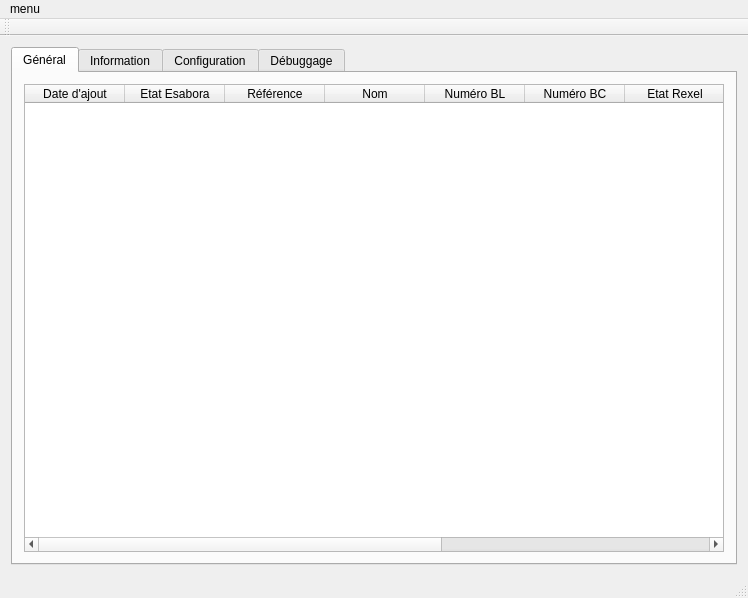
<?xml version="1.0" encoding="UTF-8"?>
<ui version="4.0">
 <class>Principal</class>
 <widget class="QMainWindow" name="Principal">
  <property name="geometry">
   <rect>
    <x>0</x>
    <y>0</y>
    <width>748</width>
    <height>598</height>
   </rect>
  </property>
  <property name="windowTitle">
   <string>AutoBL pour Esabora.elec</string>
  </property>
  <property name="windowIcon">
   <iconset resource="ressources.qrc">
    <normaloff>:/icone/Doc.png</normaloff>:/icone/Doc.png</iconset>
  </property>
  <widget class="QWidget" name="centralWidget">
   <layout class="QGridLayout" name="gridLayout_4">
    <item row="1" column="0">
     <widget class="QTabWidget" name="tabWidget">
      <property name="currentIndex">
       <number>0</number>
      </property>
      <property name="elideMode">
       <enum>Qt::ElideNone</enum>
      </property>
      <widget class="QWidget" name="tab">
       <attribute name="title">
        <string>Général</string>
       </attribute>
       <layout class="QGridLayout" name="gridLayout_5">
        <item row="0" column="0" colspan="2">
         <widget class="QTableWidget" name="tNomFichier">
          <column>
           <property name="text">
            <string>Date d'ajout</string>
           </property>
           <property name="toolTip">
            <string>&lt;html&gt;&lt;head/&gt;&lt;body&gt;&lt;p&gt;Date de la commande passée.&lt;/p&gt;&lt;/body&gt;&lt;/html&gt;</string>
           </property>
          </column>
          <column>
           <property name="text">
            <string>Etat Esabora</string>
           </property>
           <property name="toolTip">
            <string>&lt;html&gt;&lt;head/&gt;&lt;body&gt;&lt;p&gt;Etat possible :&lt;/p&gt;&lt;p&gt;-non : bon de commande non téléchargé&lt;/p&gt;&lt;p&gt;-Télécharger : bon de commande téléchargé&lt;/p&gt;&lt;p&gt;-Ajouté : bon de commande créé sur Esabora&lt;/p&gt;&lt;p&gt;-Ok : bon de commande validé sur Esabora&lt;/p&gt;&lt;p&gt;-Erreur : Erreur dans l'ajout du bon de commande&lt;/p&gt;&lt;/body&gt;&lt;/html&gt;</string>
           </property>
          </column>
          <column>
           <property name="text">
            <string>Référence</string>
           </property>
           <property name="toolTip">
            <string>&lt;html&gt;&lt;head/&gt;&lt;body&gt;&lt;p&gt;Numéro de chantier Esabora.&lt;/p&gt;&lt;p&gt;Si Erreur vérifier et modifier le numéro.&lt;/p&gt;&lt;/body&gt;&lt;/html&gt;</string>
           </property>
          </column>
          <column>
           <property name="text">
            <string>Nom</string>
           </property>
           <property name="toolTip">
            <string>&lt;html&gt;&lt;head/&gt;&lt;body&gt;&lt;p&gt;Nom du chantier&lt;/p&gt;&lt;/body&gt;&lt;/html&gt;</string>
           </property>
          </column>
          <column>
           <property name="text">
            <string>Numéro BL</string>
           </property>
           <property name="toolTip">
            <string>&lt;html&gt;&lt;head/&gt;&lt;body&gt;&lt;p&gt;numéro du/des bons de livraisons&lt;/p&gt;&lt;/body&gt;&lt;/html&gt;</string>
           </property>
          </column>
          <column>
           <property name="text">
            <string>Numéro BC</string>
           </property>
           <property name="toolTip">
            <string>&lt;html&gt;&lt;head/&gt;&lt;body&gt;&lt;p&gt;Numéro du bon de commande Rexel&lt;/p&gt;&lt;p&gt;Double cliquer sur une référence pour afficher la commande&lt;/p&gt;&lt;/body&gt;&lt;/html&gt;</string>
           </property>
          </column>
          <column>
           <property name="text">
            <string>Etat Rexel</string>
           </property>
           <property name="toolTip">
            <string>&lt;html&gt;&lt;head/&gt;&lt;body&gt;&lt;p&gt;Etat de la commande Rexel :&lt;/p&gt;&lt;p&gt;-En cours : Commande incomplète&lt;/p&gt;&lt;p&gt;-Fermée : Commande livrée&lt;/p&gt;&lt;/body&gt;&lt;/html&gt;</string>
           </property>
          </column>
          <column>
           <property name="text">
            <string>Validation BL</string>
           </property>
           <property name="toolTip">
            <string>&lt;html&gt;&lt;head/&gt;&lt;body&gt;&lt;p&gt;Valider l'ajout de bon de livraison.&lt;/p&gt;&lt;/body&gt;&lt;/html&gt;</string>
           </property>
          </column>
          <column>
           <property name="text">
            <string>Numéro Esab</string>
           </property>
           <property name="toolTip">
            <string>&lt;html&gt;&lt;head/&gt;&lt;body&gt;&lt;p&gt;Numéro du bon de commande sur Esabora&lt;/p&gt;&lt;/body&gt;&lt;/html&gt;</string>
           </property>
          </column>
          <column>
           <property name="text">
            <string>Fournisseur</string>
           </property>
          </column>
         </widget>
        </item>
       </layout>
      </widget>
      <widget class="QWidget" name="info">
       <attribute name="title">
        <string>Information</string>
       </attribute>
       <layout class="QGridLayout" name="gridLayout_3">
        <item row="0" column="2">
         <spacer name="horizontalSpacer_2">
          <property name="orientation">
           <enum>Qt::Horizontal</enum>
          </property>
          <property name="sizeHint" stdset="0">
           <size>
            <width>40</width>
            <height>20</height>
           </size>
          </property>
         </spacer>
        </item>
        <item row="0" column="4">
         <widget class="QPushButton" name="b_Help">
          <property name="inputMethodHints">
           <set>Qt::ImhNone</set>
          </property>
          <property name="text">
           <string/>
          </property>
          <property name="icon">
           <iconset resource="ressources.qrc">
            <normaloff>:/icone/Orb help.png</normaloff>:/icone/Orb help.png</iconset>
          </property>
         </widget>
        </item>
        <item row="1" column="1" rowspan="4" colspan="4">
         <widget class="QListWidget" name="eArgErreurs"/>
        </item>
        <item row="3" column="0">
         <widget class="QGroupBox" name="groupBox_2">
          <property name="title">
           <string>Dernier cycle</string>
          </property>
          <layout class="QFormLayout" name="formLayout_5">
           <item row="0" column="0">
            <widget class="QLabel" name="label_17">
             <property name="text">
              <string>Bons créés</string>
             </property>
            </widget>
           </item>
           <item row="0" column="1">
            <widget class="QLabel" name="lastCycleBCCrees">
             <property name="text">
              <string>0</string>
             </property>
            </widget>
           </item>
           <item row="1" column="0">
            <widget class="QLabel" name="label_18">
             <property name="text">
              <string>Bons validés</string>
             </property>
            </widget>
           </item>
           <item row="1" column="1">
            <widget class="QLabel" name="lastCycleBCValides">
             <property name="text">
              <string>0</string>
             </property>
            </widget>
           </item>
          </layout>
         </widget>
        </item>
        <item row="4" column="0">
         <widget class="QGroupBox" name="groupBox_3">
          <property name="title">
           <string>Total</string>
          </property>
          <layout class="QFormLayout" name="formLayout_6">
           <item row="0" column="0">
            <widget class="QLabel" name="label_19">
             <property name="text">
              <string>Bons ajoutés</string>
             </property>
            </widget>
           </item>
           <item row="0" column="1">
            <widget class="QLabel" name="totalBCCrees">
             <property name="text">
              <string>0</string>
             </property>
            </widget>
           </item>
          </layout>
         </widget>
        </item>
        <item row="1" column="0" rowspan="2">
         <widget class="QGroupBox" name="groupBox">
          <property name="title">
           <string>Général</string>
          </property>
          <layout class="QFormLayout" name="formLayout_4">
           <item row="0" column="0">
            <widget class="QLabel" name="label_4">
             <property name="text">
              <string>Prochain ajout de bons dans :</string>
             </property>
            </widget>
           </item>
           <item row="0" column="1">
            <widget class="QLabel" name="eTimer">
             <property name="text">
              <string>0 Heures 0 Minutes</string>
             </property>
            </widget>
           </item>
           <item row="1" column="0">
            <widget class="QLabel" name="label_15">
             <property name="text">
              <string>Erreurs de procédure</string>
             </property>
            </widget>
           </item>
           <item row="1" column="1">
            <widget class="QLabel" name="e_Erreur2">
             <property name="text">
              <string>0</string>
             </property>
            </widget>
           </item>
           <item row="2" column="0">
            <widget class="QLabel" name="label_21">
             <property name="text">
              <string>Version de l'application</string>
             </property>
            </widget>
           </item>
           <item row="2" column="1">
            <widget class="QLabel" name="versionAPI">
             <property name="text">
              <string>0</string>
             </property>
            </widget>
           </item>
          </layout>
         </widget>
        </item>
        <item row="0" column="3">
         <widget class="QPushButton" name="bEffacer">
          <property name="text">
           <string>Effacer</string>
          </property>
         </widget>
        </item>
       </layout>
      </widget>
      <widget class="QWidget" name="Configuration">
       <attribute name="title">
        <string>Configuration</string>
       </attribute>
       <layout class="QVBoxLayout" name="verticalLayout_3">
        <item>
         <widget class="QTabWidget" name="tabWidget_2">
          <property name="currentIndex">
           <number>0</number>
          </property>
          <widget class="QWidget" name="tab_2">
           <attribute name="title">
            <string>Général</string>
           </attribute>
           <layout class="QGridLayout" name="gridLayout_2">
            <item row="0" column="2">
             <widget class="QLabel" name="label_8">
              <property name="text">
               <string>Liste d'erreurs de procédure</string>
              </property>
             </widget>
            </item>
            <item row="0" column="0">
             <widget class="QCheckBox" name="cDWin">
              <property name="toolTip">
               <string>&lt;html&gt;&lt;head/&gt;&lt;body&gt;&lt;p&gt;Démarrer l'application automatiquement&lt;/p&gt;&lt;/body&gt;&lt;/html&gt;</string>
              </property>
              <property name="text">
               <string>Démarrer avec windows</string>
              </property>
             </widget>
            </item>
            <item row="2" column="0" rowspan="2" colspan="2">
             <layout class="QFormLayout" name="formLayout">
              <item row="1" column="0">
               <widget class="QLabel" name="label_5">
                <property name="text">
                 <string>Mot de passe application</string>
                </property>
               </widget>
              </item>
              <item row="1" column="1">
               <widget class="QLineEdit" name="mDPA">
                <property name="toolTip">
                 <string>&lt;html&gt;&lt;head/&gt;&lt;body&gt;&lt;p&gt;saisir le mot de passe permettant l'accès à la configuration et aux commandes avancées.&lt;/p&gt;&lt;/body&gt;&lt;/html&gt;</string>
                </property>
                <property name="echoMode">
                 <enum>QLineEdit::Password</enum>
                </property>
               </widget>
              </item>
              <item row="2" column="0" colspan="2">
               <widget class="Line" name="line_2">
                <property name="orientation">
                 <enum>Qt::Horizontal</enum>
                </property>
               </widget>
              </item>
              <item row="3" column="0">
               <widget class="QPushButton" name="bLienEsabora">
                <property name="text">
                 <string>Emplacement Esabora</string>
                </property>
               </widget>
              </item>
              <item row="3" column="1">
               <widget class="QLineEdit" name="lienEsabora">
                <property name="toolTip">
                 <string>&lt;html&gt;&lt;head/&gt;&lt;body&gt;&lt;p&gt;Emplacement du &lt;span style=&quot; font-weight:600;&quot;&gt;raccourci &lt;/span&gt;d'Esabora(icone sur le bureau)&lt;/p&gt;&lt;/body&gt;&lt;/html&gt;</string>
                </property>
               </widget>
              </item>
              <item row="4" column="0">
               <widget class="QLabel" name="label_2">
                <property name="text">
                 <string>Login Esabora</string>
                </property>
               </widget>
              </item>
              <item row="4" column="1">
               <widget class="QLineEdit" name="eLogin">
                <property name="toolTip">
                 <string>&lt;html&gt;&lt;head/&gt;&lt;body&gt;&lt;p&gt;Nom d'utilisateur Esabora.&lt;/p&gt;&lt;/body&gt;&lt;/html&gt;</string>
                </property>
               </widget>
              </item>
              <item row="5" column="0">
               <widget class="QLabel" name="label_3">
                <property name="text">
                 <string>Mot de Passe Esabora</string>
                </property>
               </widget>
              </item>
              <item row="5" column="1">
               <widget class="QLineEdit" name="eMDP">
                <property name="toolTip">
                 <string>&lt;html&gt;&lt;head/&gt;&lt;body&gt;&lt;p&gt;Mot de passe Esabora.&lt;/p&gt;&lt;/body&gt;&lt;/html&gt;</string>
                </property>
                <property name="text">
                 <string/>
                </property>
                <property name="echoMode">
                 <enum>QLineEdit::Password</enum>
                </property>
               </widget>
              </item>
              <item row="6" column="0">
               <widget class="QLabel" name="label_7">
                <property name="text">
                 <string>Nom du répertoire Esabora</string>
                </property>
               </widget>
              </item>
              <item row="6" column="1">
               <widget class="QLineEdit" name="nBDDEsab">
                <property name="toolTip">
                 <string>&lt;html&gt;&lt;head/&gt;&lt;body&gt;&lt;p&gt;Entrez le nom de la base de donnée Esabora, indiquée à la fin du titre de la fenêtre principal d'Esabora.&lt;/p&gt;&lt;/body&gt;&lt;/html&gt;</string>
                </property>
               </widget>
              </item>
              <item row="7" column="0">
               <widget class="QLabel" name="label_29">
                <property name="text">
                 <string>Nom de l'entreprise Esabora</string>
                </property>
               </widget>
              </item>
              <item row="7" column="1">
               <widget class="QLineEdit" name="nEntrepriseEsab">
                <property name="toolTip">
                 <string>&lt;html&gt;&lt;head/&gt;&lt;body&gt;&lt;p&gt;Entrez le nom de la base de donnée Esabora, indiquée à la fin du titre de la fenêtre principal d'Esabora.&lt;/p&gt;&lt;/body&gt;&lt;/html&gt;</string>
                </property>
               </widget>
              </item>
              <item row="8" column="0">
               <widget class="QPushButton" name="bMAJRepertoire">
                <property name="text">
                 <string>Mettre à jour le répertoire</string>
                </property>
               </widget>
              </item>
              <item row="9" column="0" colspan="2">
               <widget class="Line" name="line">
                <property name="orientation">
                 <enum>Qt::Horizontal</enum>
                </property>
               </widget>
              </item>
             </layout>
            </item>
            <item row="1" column="0" colspan="2">
             <widget class="QGroupBox" name="gAjoutAuto">
              <property name="toolTip">
               <string>&lt;html&gt;&lt;head/&gt;&lt;body&gt;&lt;p&gt;Active et permet le réglage du lancement automatique de l'ajout de bons.&lt;/p&gt;&lt;p&gt;Attention à la maintenance de Rexel.fr(entre 23h et 4h)&lt;/p&gt;&lt;/body&gt;&lt;/html&gt;</string>
              </property>
              <property name="title">
               <string>Ajout Automatique</string>
              </property>
              <property name="checkable">
               <bool>true</bool>
              </property>
              <property name="checked">
               <bool>false</bool>
              </property>
              <layout class="QGridLayout" name="gridLayout">
               <item row="0" column="0">
                <widget class="QLabel" name="label">
                 <property name="text">
                  <string>Tous les jours à</string>
                 </property>
                </widget>
               </item>
               <item row="0" column="1">
                <widget class="QTimeEdit" name="Heure">
                 <property name="enabled">
                  <bool>true</bool>
                 </property>
                 <property name="maximumSize">
                  <size>
                   <width>100</width>
                   <height>16777215</height>
                  </size>
                 </property>
                </widget>
               </item>
              </layout>
             </widget>
            </item>
            <item row="4" column="0">
             <spacer name="verticalSpacer_2">
              <property name="orientation">
               <enum>Qt::Vertical</enum>
              </property>
              <property name="sizeHint" stdset="0">
               <size>
                <width>20</width>
                <height>40</height>
               </size>
              </property>
             </spacer>
            </item>
            <item row="1" column="2" rowspan="4">
             <widget class="QTextBrowser" name="aff_Erreur">
              <property name="maximumSize">
               <size>
                <width>600</width>
                <height>16777215</height>
               </size>
              </property>
              <property name="toolTip">
               <string>&lt;html&gt;&lt;head/&gt;&lt;body&gt;&lt;p&gt;Affiche les éventuelles erreurs durant la procédure d'ajout de bons.&lt;/p&gt;&lt;/body&gt;&lt;/html&gt;</string>
              </property>
             </widget>
            </item>
           </layout>
          </widget>
          <widget class="QWidget" name="Fournisseur">
           <attribute name="title">
            <string>Fournisseurs</string>
           </attribute>
           <layout class="QGridLayout" name="gridLayout_6">
            <item row="4" column="1">
             <spacer name="verticalSpacer_5">
              <property name="orientation">
               <enum>Qt::Vertical</enum>
              </property>
              <property name="sizeHint" stdset="0">
               <size>
                <width>20</width>
                <height>40</height>
               </size>
              </property>
             </spacer>
            </item>
            <item row="0" column="0">
             <widget class="QLabel" name="label_22">
              <property name="maximumSize">
               <size>
                <width>16777215</width>
                <height>25</height>
               </size>
              </property>
              <property name="text">
               <string>Fournisseurs Disponibles</string>
              </property>
             </widget>
            </item>
            <item row="1" column="1" rowspan="2">
             <layout class="QVBoxLayout" name="verticalLayout">
              <item>
               <spacer name="verticalSpacer_4">
                <property name="orientation">
                 <enum>Qt::Vertical</enum>
                </property>
                <property name="sizeHint" stdset="0">
                 <size>
                  <width>20</width>
                  <height>40</height>
                 </size>
                </property>
               </spacer>
              </item>
              <item>
               <widget class="QPushButton" name="bFrnAjouter">
                <property name="text">
                 <string>&gt;</string>
                </property>
               </widget>
              </item>
              <item>
               <widget class="QPushButton" name="bFrnRetirer">
                <property name="text">
                 <string>&lt;</string>
                </property>
               </widget>
              </item>
              <item>
               <spacer name="verticalSpacer_3">
                <property name="orientation">
                 <enum>Qt::Vertical</enum>
                </property>
                <property name="sizeHint" stdset="0">
                 <size>
                  <width>20</width>
                  <height>40</height>
                 </size>
                </property>
               </spacer>
              </item>
             </layout>
            </item>
            <item row="0" column="2">
             <widget class="QLabel" name="label_23">
              <property name="maximumSize">
               <size>
                <width>16777215</width>
                <height>25</height>
               </size>
              </property>
              <property name="text">
               <string>Fournisseurs ajoutés</string>
              </property>
             </widget>
            </item>
            <item row="4" column="2">
             <layout class="QFormLayout" name="formLayout_2">
              <item row="0" column="0">
               <widget class="QLabel" name="lFrnUserName">
                <property name="text">
                 <string>Nom d'utilisateur</string>
                </property>
               </widget>
              </item>
              <item row="0" column="1">
               <widget class="QLineEdit" name="eFrnUserName"/>
              </item>
              <item row="1" column="0">
               <widget class="QLabel" name="lFrnMail">
                <property name="text">
                 <string>Email</string>
                </property>
               </widget>
              </item>
              <item row="2" column="0">
               <widget class="QLabel" name="lFrnMDP">
                <property name="text">
                 <string>Mot de passe</string>
                </property>
               </widget>
              </item>
              <item row="1" column="1">
               <widget class="QLineEdit" name="eFrnMail"/>
              </item>
              <item row="2" column="1">
               <widget class="QLineEdit" name="eFrnMDP">
                <property name="echoMode">
                 <enum>QLineEdit::Password</enum>
                </property>
               </widget>
              </item>
              <item row="3" column="0">
               <widget class="QPushButton" name="bFrnSave">
                <property name="text">
                 <string>Sauvegarder</string>
                </property>
               </widget>
              </item>
              <item row="3" column="1">
               <widget class="QPushButton" name="bFrnTest">
                <property name="text">
                 <string>Test de connexion</string>
                </property>
               </widget>
              </item>
             </layout>
            </item>
            <item row="3" column="2">
             <widget class="QLabel" name="lFrn">
              <property name="text">
               <string>Fournisseur</string>
              </property>
             </widget>
            </item>
            <item row="1" column="0" rowspan="2">
             <widget class="QListWidget" name="listFrnDispo"/>
            </item>
            <item row="1" column="2" rowspan="2">
             <widget class="QListWidget" name="listFrnAjouter"/>
            </item>
           </layout>
          </widget>
          <widget class="QWidget" name="tab_3">
           <attribute name="title">
            <string>Avancé</string>
           </attribute>
           <layout class="QFormLayout" name="formLayout_3">
            <item row="0" column="0">
             <widget class="QLabel" name="label_6">
              <property name="text">
               <string>Temps entre chaque commande(en seconde)</string>
              </property>
             </widget>
            </item>
            <item row="3" column="0">
             <widget class="QLabel" name="label_11">
              <property name="text">
               <string>Ajout des BL automatiquement</string>
              </property>
             </widget>
            </item>
            <item row="3" column="1">
             <widget class="QCheckBox" name="ajoutAutoBL">
              <property name="toolTip">
               <string>&lt;html&gt;&lt;head/&gt;&lt;body&gt;&lt;p&gt;Ajout des bons de livraison automatique, l'ajout sera déporté de 24h après la création du bon de commande concerné.&lt;/p&gt;&lt;/body&gt;&lt;/html&gt;</string>
              </property>
              <property name="text">
               <string/>
              </property>
             </widget>
            </item>
            <item row="5" column="0">
             <widget class="QLabel" name="label_12">
              <property name="text">
               <string>Envoyer rapport d'erreur automatiquement</string>
              </property>
             </widget>
            </item>
            <item row="5" column="1">
             <widget class="QCheckBox" name="rapport_Erreur">
              <property name="toolTip">
               <string>&lt;html&gt;&lt;head/&gt;&lt;body&gt;&lt;p&gt;Envoyer automatiquement les rapports lors d'erreur d'éxecution du programme.(Les rapports sont totalement anomyme et aide au débuggage du programme)&lt;/p&gt;&lt;/body&gt;&lt;/html&gt;</string>
              </property>
              <property name="text">
               <string/>
              </property>
              <property name="checked">
               <bool>true</bool>
              </property>
             </widget>
            </item>
            <item row="6" column="0">
             <widget class="QLabel" name="label_14">
              <property name="text">
               <string>Purge automatique de la BDD</string>
              </property>
             </widget>
            </item>
            <item row="6" column="1">
             <widget class="QCheckBox" name="autoPurgeDB">
              <property name="toolTip">
               <string>&lt;html&gt;&lt;head/&gt;&lt;body&gt;&lt;p&gt;Purge la DB de tout les bons de commandes aillant plus de 2 mois.&lt;/p&gt;&lt;/body&gt;&lt;/html&gt;</string>
              </property>
              <property name="text">
               <string/>
              </property>
              <property name="checked">
               <bool>true</bool>
              </property>
             </widget>
            </item>
            <item row="2" column="1">
             <widget class="QDoubleSpinBox" name="tmpBoucleRexel">
              <property name="toolTip">
               <string>&lt;html&gt;&lt;head/&gt;&lt;body&gt;&lt;p&gt;Regler le temps en fonction de la rapidité de la connexion internet.&lt;/p&gt;&lt;p&gt;Attention en dessous de 5 secondes le site de Rexel pourrait ne pas répondre à temps&lt;/p&gt;&lt;/body&gt;&lt;/html&gt;</string>
              </property>
              <property name="minimum">
               <double>0.000000000000000</double>
              </property>
              <property name="maximum">
               <double>10.000000000000000</double>
              </property>
              <property name="value">
               <double>5.000000000000000</double>
              </property>
             </widget>
            </item>
            <item row="2" column="0">
             <widget class="QLabel" name="label_16">
              <property name="text">
               <string>Temps entre Chaque Boucle Rexel</string>
              </property>
             </widget>
            </item>
            <item row="0" column="1">
             <widget class="QDoubleSpinBox" name="tmpCmd">
              <property name="toolTip">
               <string>&lt;html&gt;&lt;head/&gt;&lt;body&gt;&lt;p&gt;réglage du temps entre chaque commandes saisies sur Esabora, augmenter le temps si l'ajout est trop rapide pour Esabora.&lt;/p&gt;&lt;/body&gt;&lt;/html&gt;</string>
              </property>
              <property name="minimum">
               <double>0.300000000000000</double>
              </property>
              <property name="maximum">
               <double>5.000000000000000</double>
              </property>
              <property name="value">
               <double>0.500000000000000</double>
              </property>
             </widget>
            </item>
            <item row="7" column="0">
             <widget class="QLabel" name="label_20">
              <property name="text">
               <string>Ajout semi automatique</string>
              </property>
             </widget>
            </item>
            <item row="7" column="1">
             <widget class="QCheckBox" name="semiAuto">
              <property name="enabled">
               <bool>false</bool>
              </property>
              <property name="toolTip">
               <string>&lt;html&gt;&lt;head/&gt;&lt;body&gt;&lt;p&gt;Cette option permet la saisie semi automatique, ne l'utilisé uniquement en cas de problème avec l'ajout automatique.&lt;/p&gt;&lt;/body&gt;&lt;/html&gt;</string>
              </property>
              <property name="text">
               <string/>
              </property>
              <property name="checkable">
               <bool>true</bool>
              </property>
              <property name="checked">
               <bool>false</bool>
              </property>
             </widget>
            </item>
           </layout>
          </widget>
         </widget>
        </item>
        <item>
         <widget class="QPushButton" name="bSauvegarder">
          <property name="maximumSize">
           <size>
            <width>150</width>
            <height>16777215</height>
           </size>
          </property>
          <property name="text">
           <string>Sauvegarder</string>
          </property>
         </widget>
        </item>
       </layout>
      </widget>
      <widget class="QWidget" name="Debug">
       <attribute name="title">
        <string>Débuggage</string>
       </attribute>
       <layout class="QVBoxLayout" name="verticalLayout_2">
        <item>
         <widget class="QPushButton" name="bTestEsabora">
          <property name="text">
           <string>Test Esabora</string>
          </property>
         </widget>
        </item>
        <item>
         <widget class="QPushButton" name="bTestBC">
          <property name="text">
           <string>Test BC</string>
          </property>
         </widget>
        </item>
        <item>
         <widget class="QPushButton" name="bTestBL">
          <property name="text">
           <string>Test BL</string>
          </property>
         </widget>
        </item>
        <item>
         <widget class="QPushButton" name="bTestRexel">
          <property name="text">
           <string>Test Rexel</string>
          </property>
         </widget>
        </item>
        <item>
         <widget class="QPushButton" name="bPurge">
          <property name="text">
           <string>Purge BL</string>
          </property>
         </widget>
        </item>
        <item>
         <widget class="QPushButton" name="bFPConfig">
          <property name="text">
           <string>Forcer première config</string>
          </property>
         </widget>
        </item>
        <item>
         <widget class="QPushButton" name="bDossier_Travail">
          <property name="text">
           <string>Dossier Travail</string>
          </property>
         </widget>
        </item>
        <item>
         <widget class="QPushButton" name="bLogInfo">
          <property name="text">
           <string>Log Info</string>
          </property>
         </widget>
        </item>
        <item>
         <widget class="QCheckBox" name="activ_Esab">
          <property name="text">
           <string>Activer Esabora</string>
          </property>
          <property name="checked">
           <bool>true</bool>
          </property>
         </widget>
        </item>
        <item>
         <widget class="QCheckBox" name="activ_Rexel">
          <property name="text">
           <string>Activer Rexel</string>
          </property>
          <property name="checked">
           <bool>true</bool>
          </property>
         </widget>
        </item>
        <item>
         <widget class="QLabel" name="e_Path">
          <property name="text">
           <string/>
          </property>
         </widget>
        </item>
        <item>
         <widget class="QLabel" name="e_Erreurs">
          <property name="text">
           <string>0 Erreur(s)</string>
          </property>
         </widget>
        </item>
        <item>
         <spacer name="verticalSpacer">
          <property name="orientation">
           <enum>Qt::Vertical</enum>
          </property>
          <property name="sizeHint" stdset="0">
           <size>
            <width>20</width>
            <height>40</height>
           </size>
          </property>
         </spacer>
        </item>
       </layout>
      </widget>
     </widget>
    </item>
   </layout>
  </widget>
  <widget class="QMenuBar" name="menuBar">
   <property name="geometry">
    <rect>
     <x>0</x>
     <y>0</y>
     <width>748</width>
     <height>20</height>
    </rect>
   </property>
   <widget class="QMenu" name="menuMenu">
    <property name="title">
     <string>menu</string>
    </property>
    <addaction name="actionConnection"/>
    <addaction name="separator"/>
    <addaction name="actionRapport_de_bug"/>
    <addaction name="actionAbout_Qt"/>
    <addaction name="actionAbout"/>
    <addaction name="separator"/>
    <addaction name="actionQuitter"/>
   </widget>
   <addaction name="menuMenu"/>
  </widget>
  <widget class="QToolBar" name="mainToolBar">
   <attribute name="toolBarArea">
    <enum>TopToolBarArea</enum>
   </attribute>
   <attribute name="toolBarBreak">
    <bool>false</bool>
   </attribute>
  </widget>
  <widget class="QStatusBar" name="statusBar"/>
  <action name="actionAbout_Qt">
   <property name="text">
    <string>About Qt</string>
   </property>
  </action>
  <action name="actionAbout">
   <property name="text">
    <string>About</string>
   </property>
  </action>
  <action name="actionQuitter">
   <property name="text">
    <string>Quitter</string>
   </property>
  </action>
  <action name="actionConnection">
   <property name="text">
    <string>Connection</string>
   </property>
  </action>
  <action name="actionRapport_de_bug">
   <property name="text">
    <string>Rapport d'erreur</string>
   </property>
  </action>
 </widget>
 <layoutdefault spacing="6" margin="11"/>
 <tabstops>
  <tabstop>tNomFichier</tabstop>
  <tabstop>cDWin</tabstop>
  <tabstop>bLienEsabora</tabstop>
  <tabstop>lienEsabora</tabstop>
  <tabstop>eLogin</tabstop>
  <tabstop>eMDP</tabstop>
  <tabstop>gAjoutAuto</tabstop>
  <tabstop>Heure</tabstop>
  <tabstop>bTestEsabora</tabstop>
  <tabstop>bTestRexel</tabstop>
  <tabstop>bPurge</tabstop>
  <tabstop>bFPConfig</tabstop>
  <tabstop>bDossier_Travail</tabstop>
  <tabstop>bLogInfo</tabstop>
  <tabstop>activ_Esab</tabstop>
  <tabstop>activ_Rexel</tabstop>
 </tabstops>
 <resources>
  <include location="ressources.qrc"/>
 </resources>
 <connections>
  <connection>
   <sender>actionQuitter</sender>
   <signal>triggered()</signal>
   <receiver>Principal</receiver>
   <slot>close()</slot>
   <hints>
    <hint type="sourcelabel">
     <x>-1</x>
     <y>-1</y>
    </hint>
    <hint type="destinationlabel">
     <x>212</x>
     <y>229</y>
    </hint>
   </hints>
  </connection>
 </connections>
</ui>
